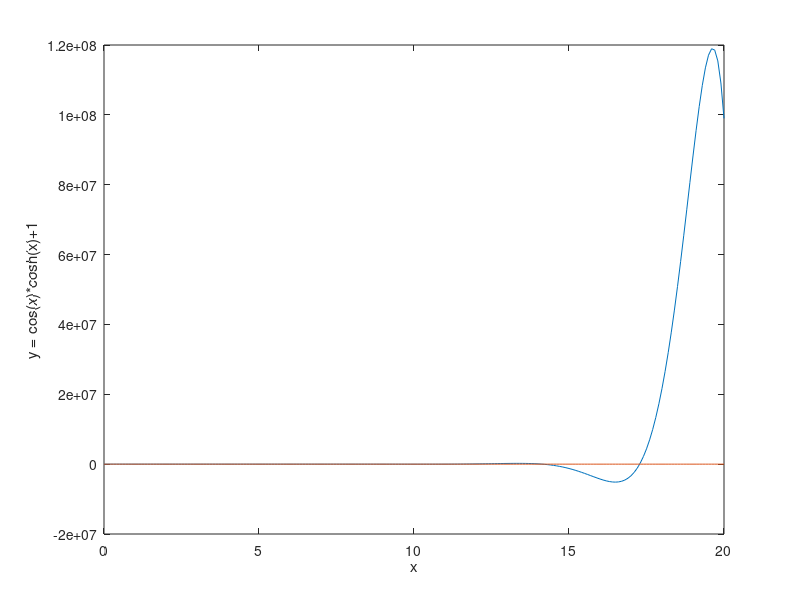

The MATLAB script that drew this image:
% L7_1 same as fig7_3 : See Example 7.1.
% Copyright S. Nakamura, 1995
set(gcf, 'NumberTitle','off','Name', 'Figure 7.3; List7.1')

clf;clear
x = 0:0.1:20;
y = cos(x).*cosh(x) + 1;
plot(x,y, x, zeros(size(x)));
xlabel('x'); ylabel('y = cos(x)*cosh(x)+1')
